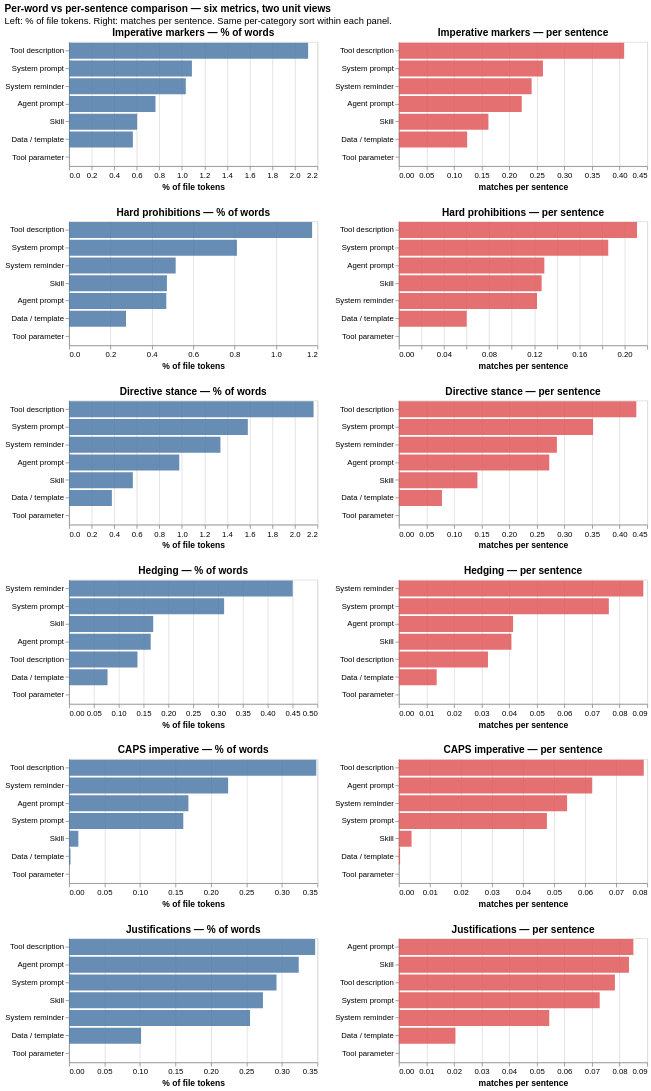

Notebook code for this chart:
### Markdown cell above
### Per-word vs per-sentence comparison

Every density metric is now reported in two units. The chart below puts them side-by-side for the most informative metrics, so you can see how the two views differ.

**Why both units exist**:
- `% of words` (the `pct` column) is normalized by document length — answers "what fraction of this file's prose is this feature?". Best for comparing across files of different sizes.
- `per sentence` (the `per_sent` column) is normalized by sentence count — answers "how often per sentence does this feature appear?". Best for comparing across files where typical sentence length differs.

A category with longer, denser sentences will have similar `pct` to a category with shorter sentences but a **higher `per_sent`** — because each sentence packs in more matches. The chart below visualizes the actual per-category sentence-length distribution alongside both density views, so the divergence between `pct` and `per_sent` becomes legible without needing a hand-typed point estimate.

Use the legend to toggle one unit on/off and compare the same metric under both normalizations.

### Code cell
"""Per-word vs per-sentence comparison: vconcat of hconcat rows, one metric per row.

Each row is one metric; left column shows the per-word `% of file tokens` view,
right column shows the `per-sentence` rate view. Same data, two units, side-by-side
so the reader can directly compare what the same metric looks like under each
normalisation.
"""

# Six representative metrics (one per dimension), with their (pct_col, per_sent_col) pair
metric_pairs = [
    ("Imperative markers",  "mood_marker_pct",        "mood_marker_per_sent"),
    ("Hard prohibitions",   "hard_prohibitions_pct",  "hard_prohibitions_per_sent"),
    ("Directive stance",    "directive_pct",          "directive_per_sent"),
    ("Hedging",             "hedging_pct",            "hedging_per_sent"),
    ("CAPS imperative",     "caps_imp_pct",           "caps_imp_per_sent"),
    ("Justifications",      "just_pct",               "just_per_sent"),
]

# Build long dataframe (same as before)
rows = []
for cat in cats:
    sub = alt_df[alt_df["category"] == cat]
    for label, pct_col, ps_col in metric_pairs:
        rows.append({"category": cat, "metric": label, "unit": "% of words",
                     "value": round(sub[pct_col].mean(), 4)})
        rows.append({"category": cat, "metric": label, "unit": "per sentence",
                     "value": round(sub[ps_col].mean(), 4)})
ws_df = pd.DataFrame(rows)


def _ws_panel(metric_label, unit, x_title):
    sub = ws_df[(ws_df["metric"] == metric_label) & (ws_df["unit"] == unit)]
    color = "#4e79a7" if unit == "% of words" else "#e15759"
    return (
        alt.Chart(sub)
        .mark_bar(color=color, opacity=0.85)
        .encode(
            x=alt.X("value:Q", title=x_title),
            y=alt.Y("category:N", sort="-x", title=None),
            tooltip=[
                alt.Tooltip("category:N"),
                alt.Tooltip("metric:N"),
                alt.Tooltip("unit:N"),
                alt.Tooltip("value:Q", format=".3f"),
            ],
        )
        .properties(width=320, height=160,
                    title=f"{metric_label} — {unit}")
    )


ws_rows = []
for label, _pct_col, _ps_col in metric_pairs:
    row = alt.hconcat(
        _ws_panel(label, "% of words",   "% of file tokens"),
        _ws_panel(label, "per sentence", "matches per sentence"),
    ).resolve_scale(x="independent")
    ws_rows.append(row)

per_word_vs_sentence = alt.vconcat(*ws_rows).resolve_scale(color="independent").properties(
    title=alt.TitleParams(
        "Per-word vs per-sentence comparison — six metrics, two unit views",
        subtitle=["Left: % of file tokens. Right: matches per sentence. "
                  "Same per-category sort within each panel."],
        anchor="start",
    )
)
save_chart(per_word_vs_sentence, "13-per-word-vs-per-sentence")

### Figure 1 — Vega-Lite specification as saved in the notebook (floating-point values rounded to 4 significant figures)
{"config": {"view": {"continuousWidth": 300, "continuousHeight": 300}}, "vconcat": [{"hconcat": [{"data": {"name": "data-7edcf4cf5f00a9a0b07a8d1f7177c950"}, "mark": {"type": "bar", "color": "#4e79a7", "opacity": 0.85}, "encoding": {"tooltip": [{"field": "category", "type": "nominal"}, {"field": "metric", "type": "nominal"}, {"field": "unit", "type": "nominal"}, {"field": "value", "format": ".3f", "type": "quantitative"}], "x": {"field": "value", "title": "% of file tokens", "type": "quantitative"}, "y": {"field": "category", "sort": "-x", "title": null, "type": "nominal"}}, "height": 160, "title": "Imperative markers — % of words", "width": 320}, {"data": {"name": "data-eb2b8d0da54acb05b1b1e9a7ac1e7df4"}, "mark": {"type": "bar", "color": "#e15759", "opacity": 0.85}, "encoding": {"tooltip": [{"field": "category", "type": "nominal"}, {"field": "metric", "type": "nominal"}, {"field": "unit", "type": "nominal"}, {"field": "value", "format": ".3f", "type": "quantitative"}], "x": {"field": "value", "title": "matches per sentence", "type": "quantitative"}, "y": {"field": "category", "sort": "-x", "title": null, "type": "nominal"}}, "height": 160, "title": "Imperative markers — per sentence", "width": 320}], "resolve": {"scale": {"x": "independent"}}}, {"hconcat": [{"data": {"name": "data-8624b4e0b2d3914b62eb41ebccee371c"}, "mark": {"type": "bar", "color": "#4e79a7", "opacity": 0.85}, "encoding": {"tooltip": [{"field": "category", "type": "nominal"}, {"field": "metric", "type": "nominal"}, {"field": "unit", "type": "nominal"}, {"field": "value", "format": ".3f", "type": "quantitative"}], "x": {"field": "value", "title": "% of file tokens", "type": "quantitative"}, "y": {"field": "category", "sort": "-x", "title": null, "type": "nominal"}}, "height": 160, "title": "Hard prohibitions — % of words", "width": 320}, {"data": {"name": "data-5a488a98a76015c9c339720562def9e9"}, "mark": {"type": "bar", "color": "#e15759", "opacity": 0.85}, "encoding": {"tooltip": [{"field": "category", "type": "nominal"}, {"field": "metric", "type": "nominal"}, {"field": "unit", "type": "nominal"}, {"field": "value", "format": ".3f", "type": "quantitative"}], "x": {"field": "value", "title": "matches per sentence", "type": "quantitative"}, "y": {"field": "category", "sort": "-x", "title": null, "type": "nominal"}}, "height": 160, "title": "Hard prohibitions — per sentence", "width": 320}], "resolve": {"scale": {"x": "independent"}}}, {"hconcat": [{"data": {"name": "data-98aa65eea7c2e6ec276eab5adfc6911b"}, "mark": {"type": "bar", "color": "#4e79a7", "opacity": 0.85}, "encoding": {"tooltip": [{"field": "category", "type": "nominal"}, {"field": "metric", "type": "nominal"}, {"field": "unit", "type": "nominal"}, {"field": "value", "format": ".3f", "type": "quantitative"}], "x": {"field": "value", "title": "% of file tokens", "type": "quantitative"}, "y": {"field": "category", "sort": "-x", "title": null, "type": "nominal"}}, "height": 160, "title": "Directive stance — % of words", "width": 320}, {"data": {"name": "data-bdda9e38a0cbf8bb602ceab7ccde1e25"}, "mark": {"type": "bar", "color": "#e15759", "opacity": 0.85}, "encoding": {"tooltip": [{"field": "category", "type": "nominal"}, {"field": "metric", "type": "nominal"}, {"field": "unit", "type": "nominal"}, {"field": "value", "format": ".3f", "type": "quantitative"}], "x": {"field": "value", "title": "matches per sentence", "type": "quantitative"}, "y": {"field": "category", "sort": "-x", "title": null, "type": "nominal"}}, "height": 160, "title": "Directive stance — per sentence", "width": 320}], "resolve": {"scale": {"x": "independent"}}}, {"hconcat": [{"data": {"name": "data-bb20ede4523a67634a37f4049d90f9a3"}, "mark": {"type": "bar", "color": "#4e79a7", "opacity": 0.85}, "encoding": {"tooltip": [{"field": "category", "type": "nominal"}, {"field": "metric", "type": "nominal"}, {"field": "unit", "type": "nominal"}, {"field": "value", "format": ".3f", "type": "quantitative"}], "x": {"field": "value", "title": "% of file tokens", "type": "quantitative"}, "y": {"field": "category", "sort": "-x", "title": null, "type": "nominal"}}, "height": 160, "title": "Hedging — % of words", "width": 320}, {"data": {"name": "data-5b8729e751fd842a58c6faba2ba7b288"}, "mark": {"type": "bar", "color": "#e15759", "opacity": 0.85}, "encoding": {"tooltip": [{"field": "category", "type": "nominal"}, {"field": "metric", "type": "nominal"}, {"field": "unit", "type": "nominal"}, {"field": "value", "format": ".3f", "type": "quantitative"}], "x": {"field": "value", "title": "matches per sentence", "type": "quantitative"}, "y": {"field": "category", "sort": "-x", "title": null, "type": "nominal"}}, "height": 160, "title": "Hedging — per sentence", "width": 320}], "resolve": {"scale": {"x": "independent"}}}, {"hconcat": [{"data": {"name": "data-13f523b11eda6863ca567c0f8aa6d97b"}, "mark": {"type": "bar", "color": "#4e79a7", "opacity": 0.85}, "encoding": {"tooltip": [{"field": "category", "type": "nominal"}, {"field": "metric", "type": "nominal"}, {"field": "unit", "type": "nominal"}, {"field": "value", "format": ".3f", "type": "quantitative"}], "x": {"field": "value", "title": "% of file tokens", "type": "quantitative"}, "y": {"field": "category", "sort": "-x", "title": null, "type": "nominal"}}, "height": 160, "title": "CAPS imperative — % of words", "width": 320}, {"data": {"name": "data-7fc3ebc99ae78c7fff5c6aaee9d44686"}, "mark": {"type": "bar", "color": "#e15759", "opacity": 0.85}, "encoding": {"tooltip": [{"field": "category", "type": "nominal"}, {"field": "metric", "type": "nominal"}, {"field": "unit", "type": "nominal"}, {"field": "value", "format": ".3f", "type": "quantitative"}], "x": {"field": "value", "title": "matches per sentence", "type": "quantitative"}, "y": {"field": "category", "sort": "-x", "title": null, "type": "nominal"}}, "height": 160, "title": "CAPS imperative — per sentence", "width": 320}], "resolve": {"scale": {"x": "independent"}}}, {"hconcat": [{"data": {"name": "data-7672b4b13c0a9f52b8918be2aa73a260"}, "mark": {"type": "bar", "color": "#4e79a7", "opacity": 0.85}, "encoding": {"tooltip": [{"field": "category", "type": "nominal"}, {"field": "metric", "type": "nominal"}, {"field": "unit", "type": "nominal"}, {"field": "value", "format": ".3f", "type": "quantitative"}], "x": {"field": "value", "title": "% of file tokens", "type": "quantitative"}, "y": {"field": "category", "sort": "-x", "title": null, "type": "nominal"}}, "height": 160, "title": "Justifications — % of words", "width": 320}, {"data": {"name": "data-a863685159f287fec4f2b6370663111d"}, "mark": {"type": "bar", "color": "#e15759", "opacity": 0.85}, "encoding": {"tooltip": [{"field": "category", "type": "nominal"}, {"field": "metric", "type": "nominal"}, {"field": "unit", "type": "nominal"}, {"field": "value", "format": ".3f", "type": "quantitative"}], "x": {"field": "value", "title": "matches per sentence", "type": "quantitative"}, "y": {"field": "category", "sort": "-x", "title": null, "type": "nominal"}}, "height": 160, "title": "Justifications — per sentence", "width": 320}], "resolve": {"scale": {"x": "independent"}}}], "resolve": {"scale": {"color": "independent"}}, "title": {"text": "Per-word vs per-sentence comparison — six metrics, two unit views", "anchor": "start", "subtitle": ["Left: % of file tokens. Right: matches per sentence. Same per-category sort within each panel."]}, "$schema": "https://vega.github.io/schema/vega-lite/v6.4.1.json", "datasets": {"data-7edcf4cf5f00a9a0b07a8d1f7177c950": [{"category": "Agent prompt", "metric": "Imperative markers", "unit": "% of words", "value": 0.7657}, {"category": "Data / template", "metric": "Imperative markers", "unit": "% of words", "value": 0.5653}, {"category": "Skill", "metric": "Imperative markers", "unit": "% of words", "value": 0.6031}, {"category": "System prompt", "metric": "Imperative markers", "unit": "% of words", "value": 1.089}, {"category": "System reminder", "metric": "Imperative markers", "unit": "% of words", "value": 1.034}, {"category": "Tool description", "metric": "Imperative markers", "unit": "% of words", "value": 2.118}, {"category": "Tool parameter", "metric": "Imperative markers", "unit": "% of words", "value": 0.0}], "data-eb2b8d0da54acb05b1b1e9a7ac1e7df4": [{"category": "Agent prompt", "metric": "Imperative markers", "unit": "per sentence", "value": 0.2227}, {"category": "Data / template", "metric": "Imperative markers", "unit": "per sentence", "value": 0.1238}, {"category": "Skill", "metric": "Imperative markers", "unit": "per sentence", "value": 0.1623}, {"category": "System prompt", "metric": "Imperative markers", "unit": "per sentence", "value": 0.2611}, {"category": "System reminder", "metric": "Imperative markers", "unit": "per sentence", "value": 0.2406}, {"category": "Tool description", "metric": "Imperative markers", "unit": "per sentence", "value": 0.4083}, {"category": "Tool parameter", "metric": "Imperative markers", "unit": "per sentence", "value": 0.0}], "data-8624b4e0b2d3914b62eb41ebccee371c": [{"category": "Agent prompt", "metric": "Hard prohibitions", "unit": "% of words", "value": 0.47}, {"category": "Data / template", "metric": "Hard prohibitions", "unit": "% of words", "value": 0.2752}, {"category": "Skill", "metric": "Hard prohibitions", "unit": "% of words", "value": 0.4729}, {"category": "System prompt", "metric": "Hard prohibitions", "unit": "% of words", "value": 0.8113}, {"category": "System reminder", "metric": "Hard prohibitions", "unit": "% of words", "value": 0.5152}, {"category": "Tool description", "metric": "Hard prohibitions", "unit": "% of words", "value": 1.175}, {"category": "Tool parameter", "metric": "Hard prohibitions", "unit": "% of words", "value": 0.0}], "data-5a488a98a76015c9c339720562def9e9": [{"category": "Agent prompt", "metric": "Hard prohibitions", "unit": "per sentence", "value": 0.1289}, {"category": "Data / template", "metric": "Hard prohibitions", "unit": "per sentence", "value": 0.0601}, {"category": "Skill", "metric": "Hard prohibitions", "unit": "per sentence", "value": 0.1265}, {"category": "System prompt", "metric": "Hard prohibitions", "unit": "per sentence", "value": 0.1855}, {"category": "System reminder", "metric": "Hard prohibitions", "unit": "per sentence", "value": 0.1224}, {"category": "Tool description", "metric": "Hard prohibitions", "unit": "per sentence", "value": 0.211}, {"category": "Tool parameter", "metric": "Hard prohibitions", "unit": "per sentence", "value": 0.0}], "data-98aa65eea7c2e6ec276eab5adfc6911b": [{"category": "Agent prompt", "metric": "Directive stance", "unit": "% of words", "value": 0.9765}, {"category": "Data / template", "metric": "Directive stance", "unit": "% of words", "value": 0.3795}, {"category": "Skill", "metric": "Directive stance", "unit": "% of words", "value": 0.565}, {"category": "System prompt", "metric": "Directive stance", "unit": "% of words", "value": 1.584}, {"category": "System reminder", "metric": "Directive stance", "unit": "% of words", "value": 1.341}, {"category": "Tool description", "metric": "Directive stance", "unit": "% of words", "value": 2.166}, {"category": "Tool parameter", "metric": "Directive stance", "unit": "% of words", "value": 0.0}], "data-bdda9e38a0cbf8bb602ceab7ccde1e25": [{"category": "Agent prompt", "metric": "Directive stance", "unit": "per sentence", "value": 0.2725}, {"category": "Data / template", "metric": "Directive stance", "unit": "per sentence", "value": 0.0781}, {"category": "Skill", "metric": "Directive stance", "unit": "per sentence", "value": 0.1424}, {"category": "System prompt", "metric": "Directive stance", "unit": "per sentence", "value": 0.352}, {"category": "System reminder", "metric": "Directive stance", "unit": "per sentence", "value": 0.2864}, {"category": "Tool description", "metric": "Directive stance", "unit": "per sentence", "value": 0.4303}, {"category": "Tool parameter", "metric": "Directive stance", "unit": "per sentence", "value": 0.0}], "data-bb20ede4523a67634a37f4049d90f9a3": [{"category": "Agent prompt", "metric": "Hedging", "unit": "% of words", "value": 0.1644}, {"category": "Data / template", "metric": "Hedging", "unit": "% of words", "value": 0.0775}, {"category": "Skill", "metric": "Hedging", "unit": "% of words", "value": 0.1694}, {"category": "System prompt", "metric": "Hedging", "unit": "% of words", "value": 0.3122}, {"category": "System reminder", "metric": "Hedging", "unit": "% of words", "value": 0.4503}, {"category": "Tool description", "metric": "Hedging", "unit": "% of words", "value": 0.1377}, {"category": "Tool parameter", "metric": "Hedging", "unit": "% of words", "value": 0.0}], "data-5b8729e751fd842a58c6faba2ba7b288": [{"category": "Agent prompt", "metric": "Hedging", "unit": "per sentence", "value": 0.0414}, {"category": "Data / template", "metric": "Hedging", "unit": "per sentence", "value": 0.0137}, {"category": "Skill", "metric": "Hedging", "unit": "per sentence", "value": 0.0408}, {"category": "System prompt", "metric": "Hedging", "unit": "per sentence", "value": 0.0761}, {"category": "System reminder", "metric": "Hedging", "unit": "per sentence", "value": 0.0886}, {"category": "Tool description", "metric": "Hedging", "unit": "per sentence", "value": 0.0323}, {"category": "Tool parameter", "metric": "Hedging", "unit": "per sentence", "value": 0.0}], "data-13f523b11eda6863ca567c0f8aa6d97b": [{"category": "Agent prompt", "metric": "CAPS imperative", "unit": "% of words", "value": 0.1682}, {"category": "Data / template", "metric": "CAPS imperative", "unit": "% of words", "value": 0.002}, {"category": "Skill", "metric": "CAPS imperative", "unit": "% of words", "value": 0.0131}, {"category": "System prompt", "metric": "CAPS imperative", "unit": "% of words", "value": 0.161}, {"category": "System reminder", "metric": "CAPS imperative", "unit": "% of words", "value": 0.2242}, {"category": "Tool description", "metric": "CAPS imperative", "unit": "% of words", "value": 0.3484}, {"category": "Tool parameter", "metric": "CAPS imperative", "unit": "% of words", "value": 0.0}], "data-7fc3ebc99ae78c7fff5c6aaee9d44686": [{"category": "Agent prompt", "metric": "CAPS imperative", "unit": "per sentence", "value": 0.0623}, {"category": "Data / template", "metric": "CAPS imperative", "unit": "per sentence", "value": 0.0004}, {"category": "Skill", "metric": "CAPS imperative", "unit": "per sentence", "value": 0.0041}, {"category": "System prompt", "metric": "CAPS imperative", "unit": "per sentence", "value": 0.0477}, {"category": "System reminder", "metric": "CAPS imperative", "unit": "per sentence", "value": 0.0542}, {"category": "Tool description", "metric": "CAPS imperative", "unit": "per sentence", "value": 0.0789}, {"category": "Tool parameter", "metric": "CAPS imperative", "unit": "per sentence", "value": 0.0}], "data-7672b4b13c0a9f52b8918be2aa73a260": [{"category": "Agent prompt", "metric": "Justifications", "unit": "% of words", "value": 0.3237}, {"category": "Data / template", "metric": "Justifications", "unit": "% of words", "value": 0.1015}, {"category": "Skill", "metric": "Justifications", "unit": "% of words", "value": 0.2733}, {"category": "System prompt", "metric": "Justifications", "unit": "% of words", "value": 0.2924}, {"category": "System reminder", "metric": "Justifications", "unit": "% of words", "value": 0.2551}, {"category": "Tool description", "metric": "Justifications", "unit": "% of words", "value": 0.3469}, {"category": "Tool parameter", "metric": "Justifications", "unit": "% of words", "value": 0.0}], "data-a863685159f287fec4f2b6370663111d": [{"category": "Agent prompt", "metric": "Justifications", "unit": "per sentence", "value": 0.085}, {"category": "Data / template", "metric": "Justifications", "unit": "per sentence", "value": 0.0205}, {"category": "Skill", "metric": "Justifications", "unit": "per sentence", "value": 0.0834}, {"category": "System prompt", "metric": "Justifications", "unit": "per sentence", "value": 0.0728}, {"category": "System reminder", "metric": "Justifications", "unit": "per sentence", "value": 0.0545}, {"category": "Tool description", "metric": "Justifications", "unit": "per sentence", "value": 0.0783}, {"category": "Tool parameter", "metric": "Justifications", "unit": "per sentence", "value": 0.0}]}}
